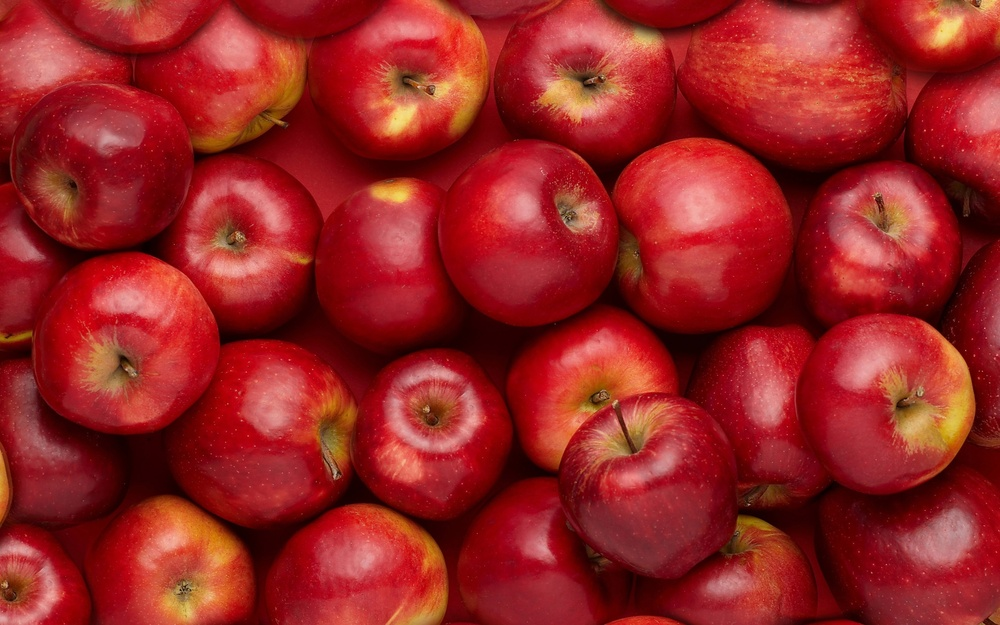
#> input picture openCV_class(cv2)/10_segmentation/img/apple_all.jpg, 1000 x 625 px, shrunk from 2880 x 1800 before the run
$ python i_segmation.py
#> lines starting #> are read from the running program, lines starting #| are printed output that depends on the picture; after the words box and inside, x2 and y2 are one past the last pixel; in counts of white or black regions, pixels touching at a corner belong together
import cv2
import numpy as np

# 1. 이미지 읽기
img = cv2.imread('img/apple_all.jpg')
#> img is the input picture: shape (625, 1000, 3); mean B, G, R 35.5, 36, 152.4

# 2. 그레이스케일 변환
gray = cv2.cvtColor(img, cv2.COLOR_BGR2GRAY)
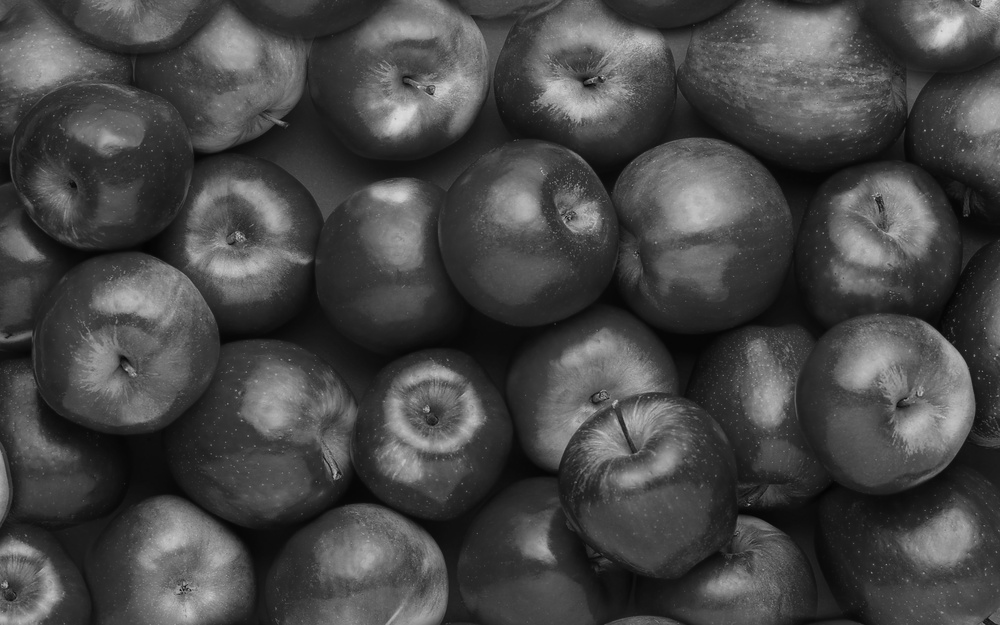
#> gray: shape (625, 1000); min 2, max 220, mean 70.8

# 3. 이진화
_, thresh = cv2.threshold(gray, 0, 255, cv2.THRESH_BINARY_INV + cv2.THRESH_OTSU)
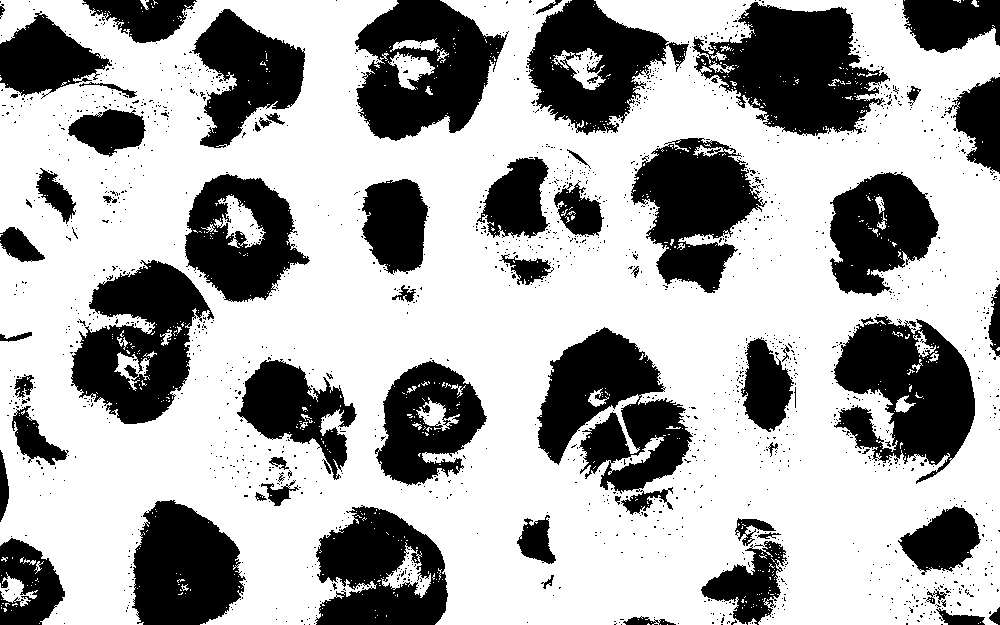
#> thresh: shape (625, 1000); 66.2% white; 1697 black regions (1631 under 20 px), largest, box (x1, y1, x2, y2) and area: (692, 2, 890, 136) 15125, (537, 327, 693, 515) 14968, (834, 316, 975, 484) 13859
cv2.imwrite('img_res/01_threshold.jpg', thresh)

# 4. 노이즈 제거
kernel = np.ones((3, 3), np.uint8)
opening = cv2.morphologyEx(thresh, cv2.MORPH_OPEN, kernel, iterations=5)
#> opening: shape (625, 1000); 57.5% white; 197 black regions (154 under 20 px), largest, box (x1, y1, x2, y2) and area: (514, 0, 921, 144) 33818, (63, 172, 310, 424) 27878, (535, 327, 706, 528) 19877
cv2.imwrite('img_res/02_opening.jpg', opening)

# 5. 거리 변환 계산
dist_transform = cv2.distanceTransform(opening, cv2.DIST_L2, 5)
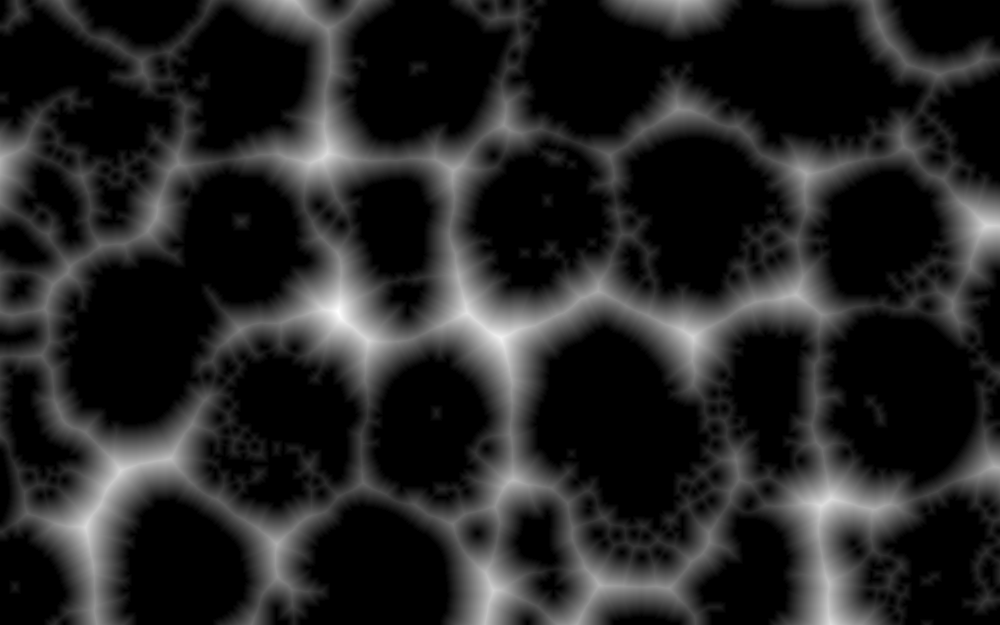
#> dist_transform: shape (625, 1000) float32; min 0, max 56.58, mean 8; drawn with min black and max white
cv2.imwrite('img_res/03_distance_transform.jpg', dist_transform)

# 6. 확실한 전경
_, sure_fg = cv2.threshold(dist_transform, 0.7 * dist_transform.max(), 255, 0)
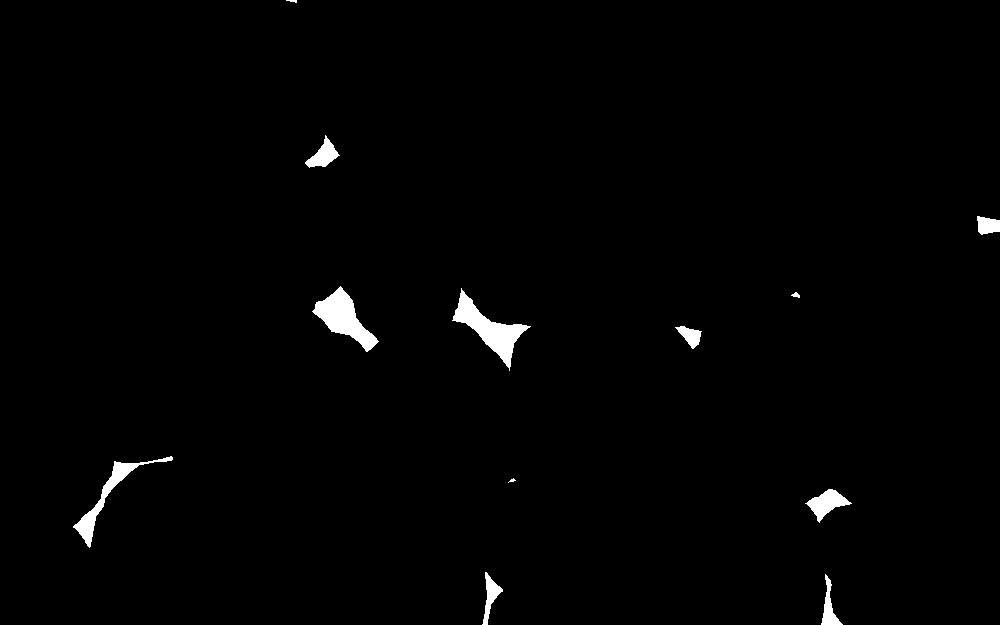
#> sure_fg: shape (625, 1000) float32; 1.2% white; 12 white regions (1 under 20 px), largest, box (x1, y1, x2, y2) and area: (452, 288, 531, 371) 1889, (312, 286, 379, 352) 1756, (73, 456, 173, 548) 1182

# 7. 확실한 배경
sure_bg = cv2.dilate(opening, kernel, iterations=3)
#> sure_bg: shape (625, 1000); 64.6% white; 41 black regions (7 under 20 px), largest, box (x1, y1, x2, y2) and area: (529, 0, 915, 138) 29888, (73, 178, 305, 421) 24307, (540, 332, 703, 514) 17539

# 8. 알려지지 않은 영역
sure_fg = np.uint8(sure_fg)
unknown = cv2.subtract(sure_bg, sure_fg)

# 9. Marker 생성
_, markers = cv2.connectedComponents(sure_fg)
#> markers: shape (625, 1000) int32; 13 distinct labels, from 0 to 12
# retval(배경포함된 개수) , labels(라벨링된 이미지)= cv2.connectedComponents(이진이미지)
# 배경은  0으로 라벨링된다.
# ex) 검정배경에 하얀색 동그라미 2  = 2개의 객체+ 배경1 = 3 = retval
markers = markers + 1
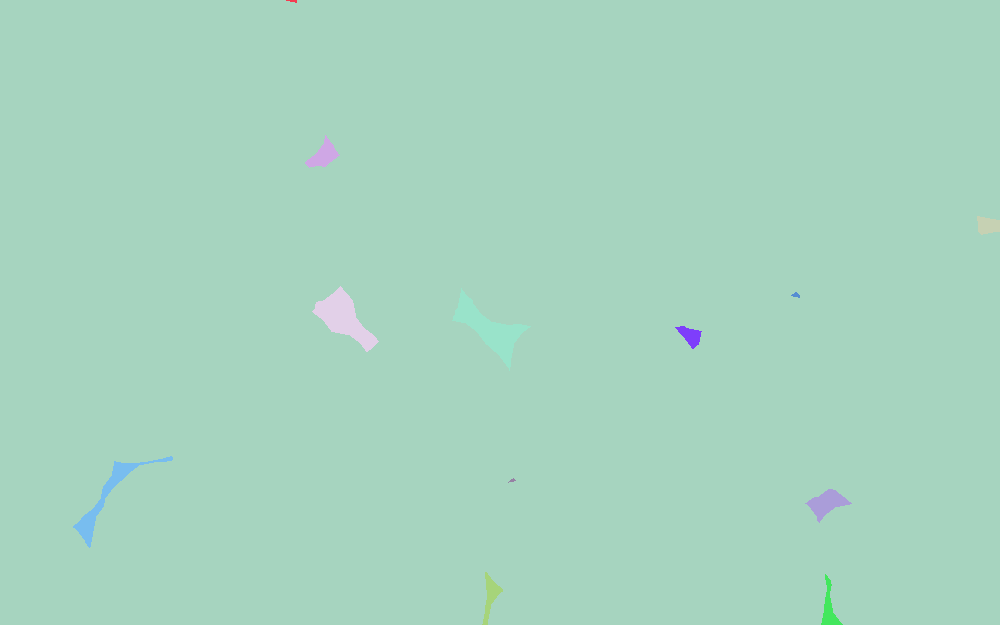
#> markers: shape (625, 1000) int32; 13 distinct labels, from 1 to 13; one colour per label, 0 black
markers[unknown == 255] = 0
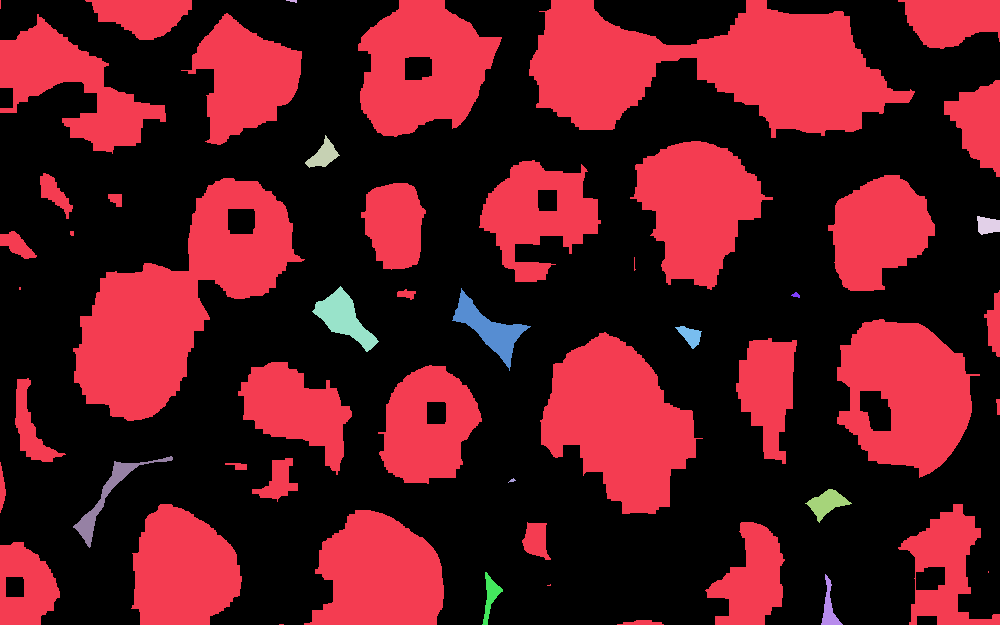
#> markers: shape (625, 1000) int32; 14 distinct labels, from 0 to 13; one colour per label, 0 black
print(markers)
#> (printed output is left out)

# 10. 워터셰드 알고리즘 적용
cv2.watershed(img, markers)
img[markers == -1] = [0, 0, 255]
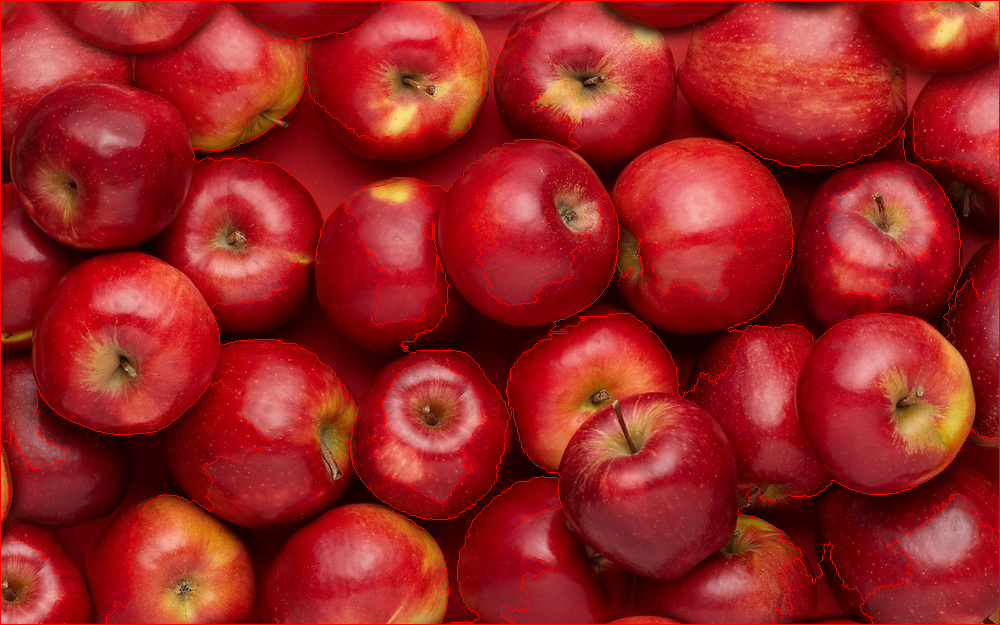
#> img: shape (625, 1000, 3); 1.9% of pixels changed, all inside (x1, y1, x2, y2) = (0, 0, 1000, 625)

# 11. 결과 저장
cv2.imwrite('img_res/04_watershed_output.jpg', img)

# 12. 결과 표시
cv2.imshow('Watershed Segmentation', img)
cv2.waitKey(0)
cv2.destroyAllWindows()

$ run again, with openCV_class(cv2)/10_segmentation/img/face1.jpg copied over openCV_class(cv2)/10_segmentation/img/apple_all.jpg
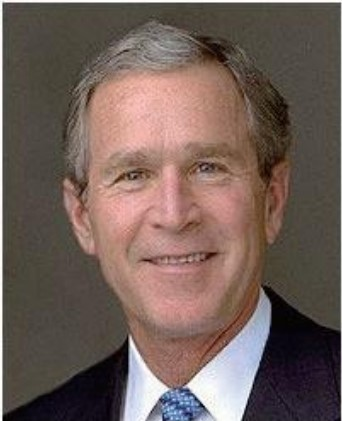
#> input picture openCV_class(cv2)/10_segmentation/img/face1.jpg, 342 x 421 px
#> img is the input picture: shape (421, 342, 3); mean B, G, R 88.7, 95.4, 113.2
#> `_, thresh = cv2.threshold(gray, 0, 255, cv2.THRESH_BINARY_INV + cv2.TH..`:
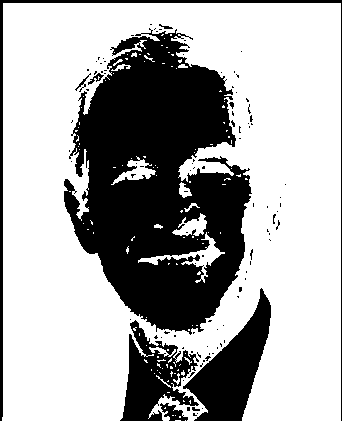
#> thresh: shape (421, 342); 66.7% white; 103 black regions (93 under 20 px), largest, box (x1, y1, x2, y2) and area: (64, 28, 252, 335) 35573, (183, 288, 271, 421) 5008, (120, 320, 199, 421) 3849
#> opening: shape (421, 342); 61% white; 9 black regions (6 under 20 px), largest, box (x1, y1, x2, y2) and area: (64, 24, 271, 421) 53322, (0, 0, 342, 421) 2698, (267, 211, 280, 241) 134
#> sure_bg: shape (421, 342); 66.4% white; 1 black region, box (x1, y1, x2, y2) and area: (67, 27, 268, 421) 48431
#> unknown: shape (421, 342); 62.7% white; 6 black regions (1 under 20 px), largest, box (x1, y1, x2, y2) and area: (67, 27, 268, 421) 48431, (47, 275, 86, 421) 4470, (282, 47, 297, 118) 572, (288, 392, 297, 421) 139, (294, 126, 297, 142) 32
#> (printed output is left out)
#> `img[markers == -1] = [0, 0, 255]`:
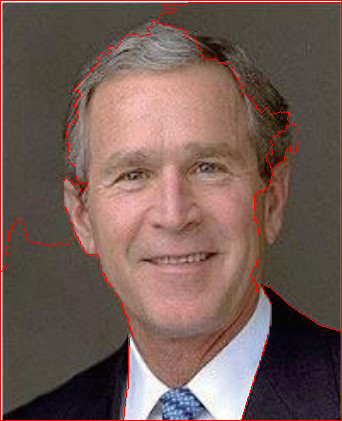
#> img: shape (421, 342, 3); 2.14% of pixels changed, all inside (x1, y1, x2, y2) = (0, 0, 342, 421)

$ run again, with openCV_class(cv2)/10_segmentation/img/face2.jpg copied over openCV_class(cv2)/10_segmentation/img/apple_all.jpg
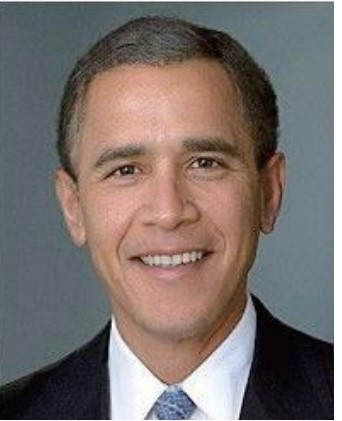
#> input picture openCV_class(cv2)/10_segmentation/img/face2.jpg, 342 x 421 px
#> img is the input picture: shape (421, 342, 3); mean B, G, R 108.4, 112.1, 121.5
#> `_, thresh = cv2.threshold(gray, 0, 255, cv2.THRESH_BINARY_INV + cv2.TH..`:
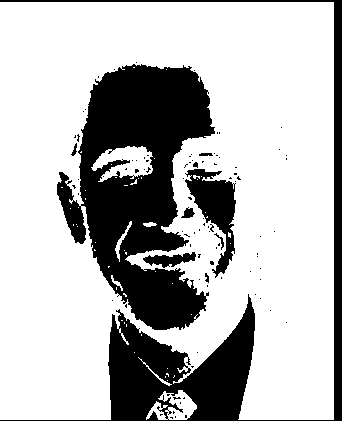
#> thresh: shape (421, 342); 71.7% white; 95 black regions (85 under 20 px), largest, box (x1, y1, x2, y2) and area: (57, 64, 215, 330) 22816, (0, 0, 342, 421) 14555, (185, 169, 236, 278) 2345
#> opening: shape (421, 342); 67.3% white; 12 black regions (10 under 20 px), largest, box (x1, y1, x2, y2) and area: (0, 0, 342, 421) 47096, (250, 268, 261, 280) 22
#> sure_bg: shape (421, 342); 72.8% white; 2 black regions, box (x1, y1, x2, y2) and area: (60, 67, 252, 421) 37104, (337, 0, 342, 421) 2105
#> unknown: shape (421, 342); 70.7% white; 4 black regions, box (x1, y1, x2, y2) and area: (60, 67, 252, 421) 37104, (0, 254, 40, 348) 2377, (337, 0, 342, 421) 2105, (0, 74, 20, 130) 585
#> (printed output is left out)
#> `img[markers == -1] = [0, 0, 255]`:
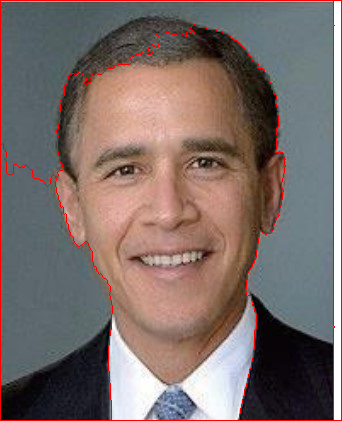
#> img: shape (421, 342, 3); 2.12% of pixels changed, all inside (x1, y1, x2, y2) = (0, 0, 342, 421)
